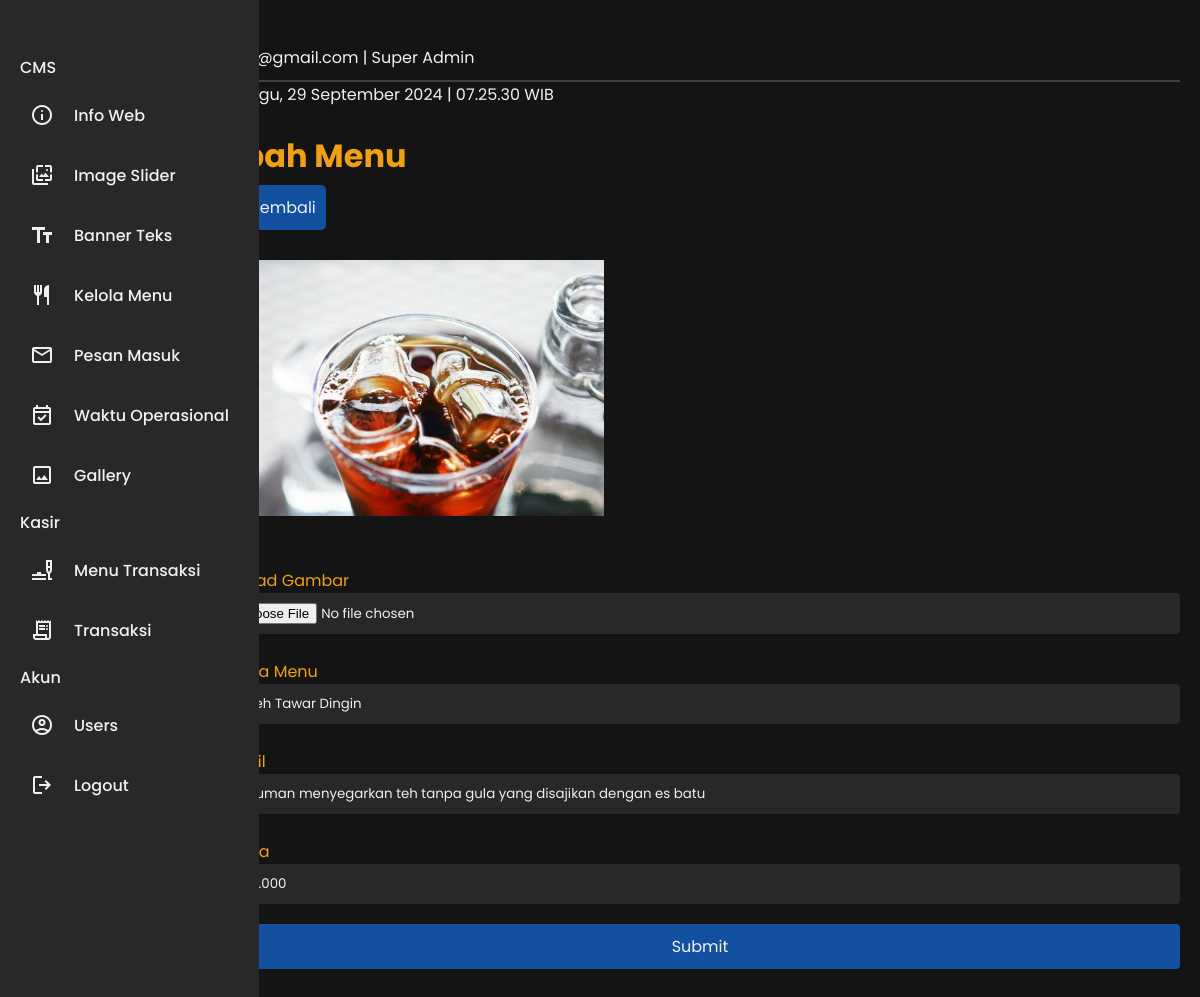
Screenshot of /admin/page.php?page=ubah-menu&id=11 (signed in) with the database file from the repository.
### tables this page shows
CREATE TABLE `cms_menu` (
  `id` int(11) NOT NULL,
  `gambar` varchar(255) DEFAULT NULL,
  `nama_menu` varchar(250) DEFAULT NULL,
  `detail` varchar(250) DEFAULT NULL,
  `harga` varchar(20) DEFAULT NULL
);

### admin/page/cms/ubah-menu.php (the view, shortened to what this page needs)
<?php
if (isset($_GET['id'])) {
    $id = $_GET['id'];
    $query = mysqli_query($koneksi, "SELECT * FROM cms_menu WHERE id='$id'");
    $data = mysqli_fetch_array($query);
} else {
    header("Location: index.php");
}
include 'page/template/sidebar.php';
?>
<body>
    <main class="content">
        <?php include 'page/template/header.php'; ?>
        <div>
            <h1 class="judul">Ubah Menu</h1>
            <button onclick="window.history.back()"><i class='bx bx-arrow-back'></i> Kembali</button>
            <br>
            <br>
            <form method="post" action="action.php?action=ubah-menu" enctype="multipart/form-data" class="news-form" autocomplete="off">
                <div class="gambar-lama" id="gambar-lama">
                    <img src="<?php echo $data['gambar']; ?>" alt="gambar">
                </div>
                <br>
                <label for="gambar">Upload Gambar</label>
                <input type="file" name="gambar" id="gambar" class="form-file" accept=".jpg, .jpeg, .png">
                <label for="nama_menu">Nama Menu</label>
                <input type="text" name="nama_menu" id="nama_menu" placeholder="Maksimal 250 karakter" class="form-input" maxlength="250" value="<?php echo $data['nama_menu']; ?>">
                <label for="detail">Detail</label>
                <input type="text" name="detail" id="detail" placeholder="Maksimal 250 karakter" class="form-input" maxlength="250" value="<?php echo $data['detail']; ?>">
                <label for="harga">Harga</label>
                <input type="text" name="harga" id="harga" placeholder="Maksimal 20 karakter" class="form-input" maxlength="20" value="<?php echo $data['harga']; ?>">
                <button type="submit" name="submit" class="form-button">Submit</button>
            </form>
        </div>
    </main>
</body>

### admin/assets/css/style.css (style rules this page uses)
button { font-size: 1rem; border: none; color: var(--white); border-radius: 5px; padding: 10px; margin: 0 auto; margin-top: 5px; margin-bottom: 5px; cursor: pointer; }
.news-form { display: flex; flex-direction: column; }
.form-input, .form-textarea, .form-select, .form-file, .form-button { background-color: var(--black2); color: var(--white); margin-bottom: 15px; padding: 10px; border: none; border-radius: 4px; width: 100%; box-sizing: border-box; }
.form-button { background-color: var(--blue_dark); color: var(--white); border: none; cursor: pointer; transition: background-color 0.3s; }
button { color: var(--white); }

### admin/assets/css/style_sidebar.css (style rules this page uses)
* { margin: 0; padding: 0; box-sizing: border-box; font-family: 'L', sans-serif; }
:root { --blue_dark: #1450A0; --blue_light: #2878F0; --gold: #F0A014; --white: #F0F0F0; --black: #141414; --black2: #282828; --red: #C80000; --body-color: #141414; --sidebar-color: #282828; --sidebar-color2: #F0A014; --primary-color: #1450A0; --primary-color-light: #2878F0; --toggle-color: #2878F0; --text-color: #F0F0F0; --tran-03: all 0.2s ease; --tran-03: all 0.3s ease; --tran-04: all 0.3s ease; --tran-05: all 0.3s ease; }
body { min-height: 100vh; background-color: var(--body-color); transition: var(--tran-05); }

### admin/page/template/sidebar.php (style rules this page uses)
:root { --background-color: #141414; --sidebar-background: #282828; --sidebar-hover-background: #F0F0F0; --text-color: #F0F0F0; --text-hover-color: #123123; --separator-color: #2878F0; --user-profile-border: #F0F0F0; --user-detail-background: #F0F0F0; --gold: #F0A014; --blue_dark: #1450A0; --blue_light: #2878F0; }
* { margin: 0; padding: 0; box-sizing: border-box; font-family: "Poppins", sans-serif; }
body { min-height: 100vh; background: var(--background-color); display: flex; margin: 0; padding: 0; color: var(--text-color) }
.content { margin-left: 85px; padding: 20px; transition: margin-left 0.4s ease; width: 100vw; }
.judul { color: var(--gold); }
button { background-color: var(--blue_dark); }
label { margin-top: 10px; color: var(--gold); }

### admin/page/cms/ubah-menu.php (style rules this page uses)
.gambar-lama img { width: 40%; height: auto; }

### rows the page displays
cms_menu: gambar (picture), nama_menu "Es Teh Tawar Dingin", detail "minuman menyegarkan teh tanpa gula yang disajikan dengan es batu", harga "Rp 3.000"

### other values shown
$_SESSION['email'] "apip@gmail.com"
$_SESSION['role'] "Super Admin"
